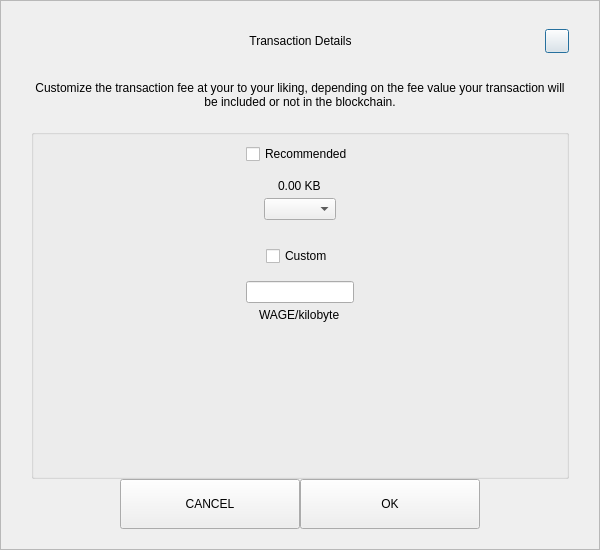
<?xml version="1.0" encoding="UTF-8"?>
<ui version="4.0">
 <class>SendCustomFeeDialog</class>
 <widget class="QDialog" name="SendCustomFeeDialog">
  <property name="geometry">
   <rect>
    <x>0</x>
    <y>0</y>
    <width>600</width>
    <height>550</height>
   </rect>
  </property>
  <property name="windowTitle">
   <string>Form</string>
  </property>
  <layout class="QVBoxLayout" name="verticalLayout_3">
   <property name="spacing">
    <number>0</number>
   </property>
   <property name="leftMargin">
    <number>0</number>
   </property>
   <property name="topMargin">
    <number>0</number>
   </property>
   <property name="rightMargin">
    <number>0</number>
   </property>
   <property name="bottomMargin">
    <number>0</number>
   </property>
   <item>
    <widget class="QFrame" name="frame">
     <property name="styleSheet">
      <string notr="true"/>
     </property>
     <property name="frameShape">
      <enum>QFrame::StyledPanel</enum>
     </property>
     <property name="frameShadow">
      <enum>QFrame::Raised</enum>
     </property>
     <layout class="QVBoxLayout" name="verticalLayout_2">
      <property name="spacing">
       <number>0</number>
      </property>
      <property name="leftMargin">
       <number>30</number>
      </property>
      <property name="topMargin">
       <number>20</number>
      </property>
      <property name="rightMargin">
       <number>30</number>
      </property>
      <property name="bottomMargin">
       <number>20</number>
      </property>
      <item>
       <layout class="QHBoxLayout" name="horizontalLayout_3">
        <property name="spacing">
         <number>0</number>
        </property>
        <item>
         <spacer name="horizontalSpacer_21">
          <property name="orientation">
           <enum>Qt::Horizontal</enum>
          </property>
          <property name="sizeHint" stdset="0">
           <size>
            <width>40</width>
            <height>20</height>
           </size>
          </property>
         </spacer>
        </item>
        <item>
         <widget class="QLabel" name="labelTitle">
          <property name="minimumSize">
           <size>
            <width>0</width>
            <height>40</height>
           </size>
          </property>
          <property name="maximumSize">
           <size>
            <width>16777215</width>
            <height>40</height>
           </size>
          </property>
          <property name="styleSheet">
           <string notr="true">padding-left:24px;</string>
          </property>
          <property name="text">
           <string>Transaction Details</string>
          </property>
          <property name="alignment">
           <set>Qt::AlignCenter</set>
          </property>
          <property name="margin">
           <number>7</number>
          </property>
         </widget>
        </item>
        <item>
         <spacer name="horizontalSpacer">
          <property name="orientation">
           <enum>Qt::Horizontal</enum>
          </property>
          <property name="sizeHint" stdset="0">
           <size>
            <width>40</width>
            <height>20</height>
           </size>
          </property>
         </spacer>
        </item>
        <item>
         <widget class="QPushButton" name="btnEsc">
          <property name="minimumSize">
           <size>
            <width>24</width>
            <height>24</height>
           </size>
          </property>
          <property name="maximumSize">
           <size>
            <width>24</width>
            <height>24</height>
           </size>
          </property>
          <property name="text">
           <string/>
          </property>
         </widget>
        </item>
       </layout>
      </item>
      <item>
       <spacer name="verticalSpacer_2">
        <property name="orientation">
         <enum>Qt::Vertical</enum>
        </property>
        <property name="sizeType">
         <enum>QSizePolicy::Fixed</enum>
        </property>
        <property name="sizeHint" stdset="0">
         <size>
          <width>20</width>
          <height>20</height>
         </size>
        </property>
       </spacer>
      </item>
      <item>
       <widget class="QLabel" name="labelMessage">
        <property name="text">
         <string>Customize the transaction fee at your to your liking, depending on the fee value your transaction will be included or not in the blockchain.</string>
        </property>
        <property name="alignment">
         <set>Qt::AlignCenter</set>
        </property>
        <property name="wordWrap">
         <bool>true</bool>
        </property>
       </widget>
      </item>
      <item>
       <spacer name="verticalSpacer_3">
        <property name="orientation">
         <enum>Qt::Vertical</enum>
        </property>
        <property name="sizeType">
         <enum>QSizePolicy::Fixed</enum>
        </property>
        <property name="sizeHint" stdset="0">
         <size>
          <width>20</width>
          <height>20</height>
         </size>
        </property>
       </spacer>
      </item>
      <item>
       <widget class="QGroupBox" name="groupBox">
        <property name="title">
         <string/>
        </property>
        <layout class="QVBoxLayout" name="verticalLayout">
         <property name="leftMargin">
          <number>12</number>
         </property>
         <property name="rightMargin">
          <number>12</number>
         </property>
         <item>
          <layout class="QVBoxLayout" name="verticalLayout_4">
           <property name="spacing">
            <number>5</number>
           </property>
           <item alignment="Qt::AlignHCenter">
            <widget class="QCheckBox" name="checkBoxRecommended">
             <property name="text">
              <string>Recommended</string>
             </property>
            </widget>
           </item>
           <item>
            <spacer name="verticalSpacer_5">
             <property name="orientation">
              <enum>Qt::Vertical</enum>
             </property>
             <property name="sizeType">
              <enum>QSizePolicy::Fixed</enum>
             </property>
             <property name="sizeHint" stdset="0">
              <size>
               <width>20</width>
               <height>10</height>
              </size>
             </property>
            </spacer>
           </item>
           <item alignment="Qt::AlignHCenter">
            <widget class="QLabel" name="labelFee">
             <property name="text">
              <string>0.00 KB</string>
             </property>
            </widget>
           </item>
           <item alignment="Qt::AlignHCenter">
            <widget class="QComboBox" name="comboBoxRecommended"/>
           </item>
          </layout>
         </item>
         <item>
          <spacer name="verticalSpacer">
           <property name="orientation">
            <enum>Qt::Vertical</enum>
           </property>
           <property name="sizeType">
            <enum>QSizePolicy::Fixed</enum>
           </property>
           <property name="sizeHint" stdset="0">
            <size>
             <width>20</width>
             <height>20</height>
            </size>
           </property>
          </spacer>
         </item>
         <item>
          <layout class="QVBoxLayout" name="verticalLayout_5">
           <property name="spacing">
            <number>5</number>
           </property>
           <item alignment="Qt::AlignHCenter">
            <widget class="QCheckBox" name="checkBoxCustom">
             <property name="text">
              <string>Custom</string>
             </property>
            </widget>
           </item>
           <item>
            <spacer name="verticalSpacer_6">
             <property name="orientation">
              <enum>Qt::Vertical</enum>
             </property>
             <property name="sizeType">
              <enum>QSizePolicy::Fixed</enum>
             </property>
             <property name="sizeHint" stdset="0">
              <size>
               <width>20</width>
               <height>10</height>
              </size>
             </property>
            </spacer>
           </item>
           <item alignment="Qt::AlignHCenter">
            <widget class="QLineEdit" name="lineEditCustomFee"/>
           </item>
           <item alignment="Qt::AlignHCenter">
            <widget class="QLabel" name="labelCustomFee">
             <property name="text">
              <string>WAGE/kilobyte</string>
             </property>
            </widget>
           </item>
          </layout>
         </item>
         <item>
          <spacer name="verticalSpacer_4">
           <property name="orientation">
            <enum>Qt::Vertical</enum>
           </property>
           <property name="sizeHint" stdset="0">
            <size>
             <width>20</width>
             <height>40</height>
            </size>
           </property>
          </spacer>
         </item>
        </layout>
       </widget>
      </item>
      <item>
       <layout class="QHBoxLayout" name="horizontalLayout" stretch="1,2,2,1">
        <item>
         <spacer name="horizontalSpacer1">
          <property name="orientation">
           <enum>Qt::Horizontal</enum>
          </property>
          <property name="sizeHint" stdset="0">
           <size>
            <width>40</width>
            <height>20</height>
           </size>
          </property>
         </spacer>
        </item>
        <item>
         <widget class="QPushButton" name="btnCancel">
          <property name="minimumSize">
           <size>
            <width>180</width>
            <height>50</height>
           </size>
          </property>
          <property name="focusPolicy">
           <enum>Qt::NoFocus</enum>
          </property>
          <property name="text">
           <string>CANCEL</string>
          </property>
         </widget>
        </item>
        <item>
         <widget class="QPushButton" name="btnSave">
          <property name="minimumSize">
           <size>
            <width>180</width>
            <height>50</height>
           </size>
          </property>
          <property name="focusPolicy">
           <enum>Qt::NoFocus</enum>
          </property>
          <property name="text">
           <string>OK</string>
          </property>
         </widget>
        </item>
        <item>
         <spacer name="horizontalSpacer_2">
          <property name="orientation">
           <enum>Qt::Horizontal</enum>
          </property>
          <property name="sizeHint" stdset="0">
           <size>
            <width>40</width>
            <height>20</height>
           </size>
          </property>
         </spacer>
        </item>
       </layout>
      </item>
     </layout>
    </widget>
   </item>
  </layout>
 </widget>
 <resources/>
 <connections/>
</ui>
